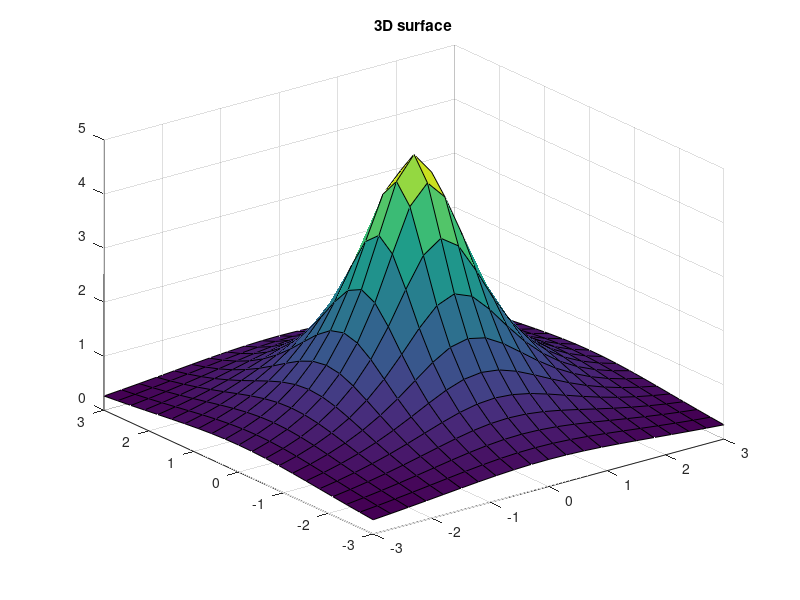

Recreate this plot in MATLAB.
%19. z=5/(1+x^2+y^2), |x|<=3, |y|<=3
clc
clear all
u=-3:.3:3;
[x,y]=meshgrid(u,u)
z=(5./(1+x.^2+y.^2));
grid on
mesh(x,y,z)
surf(x,y,z)
title('3D surface')
